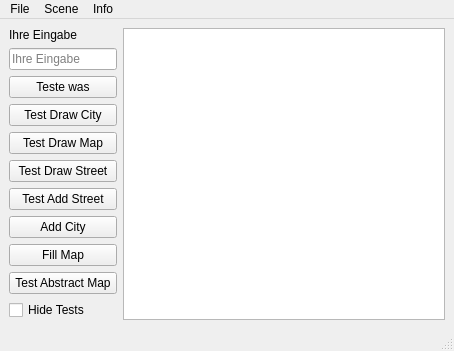
<?xml version="1.0" encoding="UTF-8"?>
<ui version="4.0">
 <class>MainWindow</class>
 <widget class="QMainWindow" name="MainWindow">
  <property name="geometry">
   <rect>
    <x>0</x>
    <y>0</y>
    <width>454</width>
    <height>337</height>
   </rect>
  </property>
  <property name="windowTitle">
   <string>MainWindow</string>
  </property>
  <widget class="QWidget" name="centralwidget">
   <layout class="QGridLayout" name="gridLayout" columnstretch="0,1">
    <property name="verticalSpacing">
     <number>6</number>
    </property>
    <item row="5" column="0">
     <widget class="QPushButton" name="pushButton_Test_Draw_Street">
      <property name="text">
       <string>Test Draw Street</string>
      </property>
     </widget>
    </item>
    <item row="6" column="0">
     <widget class="QPushButton" name="pushButton_Test_Add_Street">
      <property name="text">
       <string>Test Add Street</string>
      </property>
     </widget>
    </item>
    <item row="1" column="0">
     <widget class="QLineEdit" name="lineEdit_teste_was">
      <property name="placeholderText">
       <string>Ihre Eingabe</string>
      </property>
      <property name="clearButtonEnabled">
       <bool>true</bool>
      </property>
     </widget>
    </item>
    <item row="11" column="0">
     <spacer name="verticalSpacer">
      <property name="orientation">
       <enum>Qt::Vertical</enum>
      </property>
      <property name="sizeHint" stdset="0">
       <size>
        <width>20</width>
        <height>40</height>
       </size>
      </property>
     </spacer>
    </item>
    <item row="10" column="0">
     <widget class="QCheckBox" name="checkBox">
      <property name="text">
       <string>Hide Tests</string>
      </property>
     </widget>
    </item>
    <item row="8" column="0">
     <widget class="QPushButton" name="pushButton_fill_map">
      <property name="text">
       <string>Fill Map</string>
      </property>
     </widget>
    </item>
    <item row="4" column="0">
     <widget class="QPushButton" name="pushButton_Test_Draw_Map">
      <property name="text">
       <string>Test Draw Map</string>
      </property>
     </widget>
    </item>
    <item row="0" column="1" rowspan="12">
     <widget class="QGraphicsView" name="graphicsView"/>
    </item>
    <item row="2" column="0">
     <widget class="QPushButton" name="pushButton_teste_was">
      <property name="toolTip">
       <string>Testet, ob Ihre Eingabe eine Zahl oder ein Text ist.</string>
      </property>
      <property name="text">
       <string>Teste was</string>
      </property>
     </widget>
    </item>
    <item row="0" column="0">
     <widget class="QLabel" name="label_eingabe">
      <property name="text">
       <string>Ihre Eingabe</string>
      </property>
     </widget>
    </item>
    <item row="3" column="0">
     <widget class="QPushButton" name="pushButton_Test_Draw_City">
      <property name="text">
       <string>Test Draw City</string>
      </property>
     </widget>
    </item>
    <item row="7" column="0">
     <widget class="QPushButton" name="pushButton_add_city">
      <property name="text">
       <string>Add City</string>
      </property>
     </widget>
    </item>
    <item row="9" column="0">
     <widget class="QPushButton" name="pushButton_test_abstract_map">
      <property name="text">
       <string>Test Abstract Map</string>
      </property>
     </widget>
    </item>
   </layout>
  </widget>
  <widget class="QStatusBar" name="statusbar"/>
  <widget class="QMenuBar" name="menubar">
   <property name="geometry">
    <rect>
     <x>0</x>
     <y>0</y>
     <width>454</width>
     <height>21</height>
    </rect>
   </property>
   <widget class="QMenu" name="menuFile">
    <property name="title">
     <string>File</string>
    </property>
    <addaction name="actionOpen"/>
    <addaction name="actionSave"/>
    <addaction name="separator"/>
    <addaction name="actionExit"/>
   </widget>
   <widget class="QMenu" name="menuScene">
    <property name="title">
     <string>Scene</string>
    </property>
    <addaction name="actionClear_Scene"/>
   </widget>
   <widget class="QMenu" name="menuInfo">
    <property name="title">
     <string>Info</string>
    </property>
    <addaction name="actionAbout"/>
   </widget>
   <addaction name="menuFile"/>
   <addaction name="menuScene"/>
   <addaction name="menuInfo"/>
  </widget>
  <action name="actionOpen">
   <property name="enabled">
    <bool>false</bool>
   </property>
   <property name="text">
    <string>Open</string>
   </property>
  </action>
  <action name="actionSave">
   <property name="enabled">
    <bool>false</bool>
   </property>
   <property name="text">
    <string>Save</string>
   </property>
  </action>
  <action name="actionExit">
   <property name="text">
    <string>Exit</string>
   </property>
   <property name="shortcut">
    <string>Alt+E</string>
   </property>
  </action>
  <action name="actionAbout">
   <property name="text">
    <string>About</string>
   </property>
  </action>
  <action name="actionClear_Scene">
   <property name="text">
    <string>Clear Scene</string>
   </property>
   <property name="shortcut">
    <string>Alt+S</string>
   </property>
  </action>
 </widget>
 <resources/>
 <connections/>
</ui>
